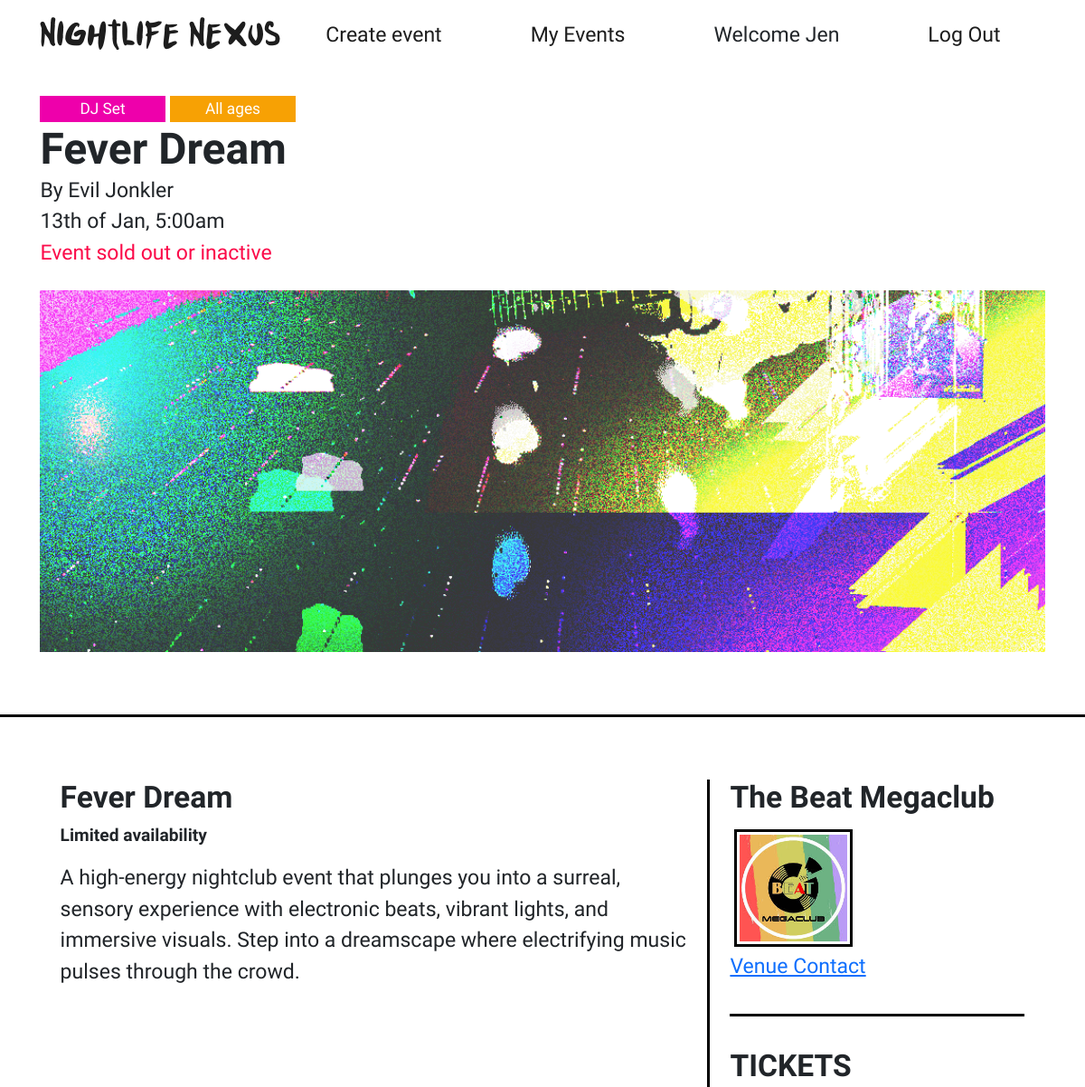
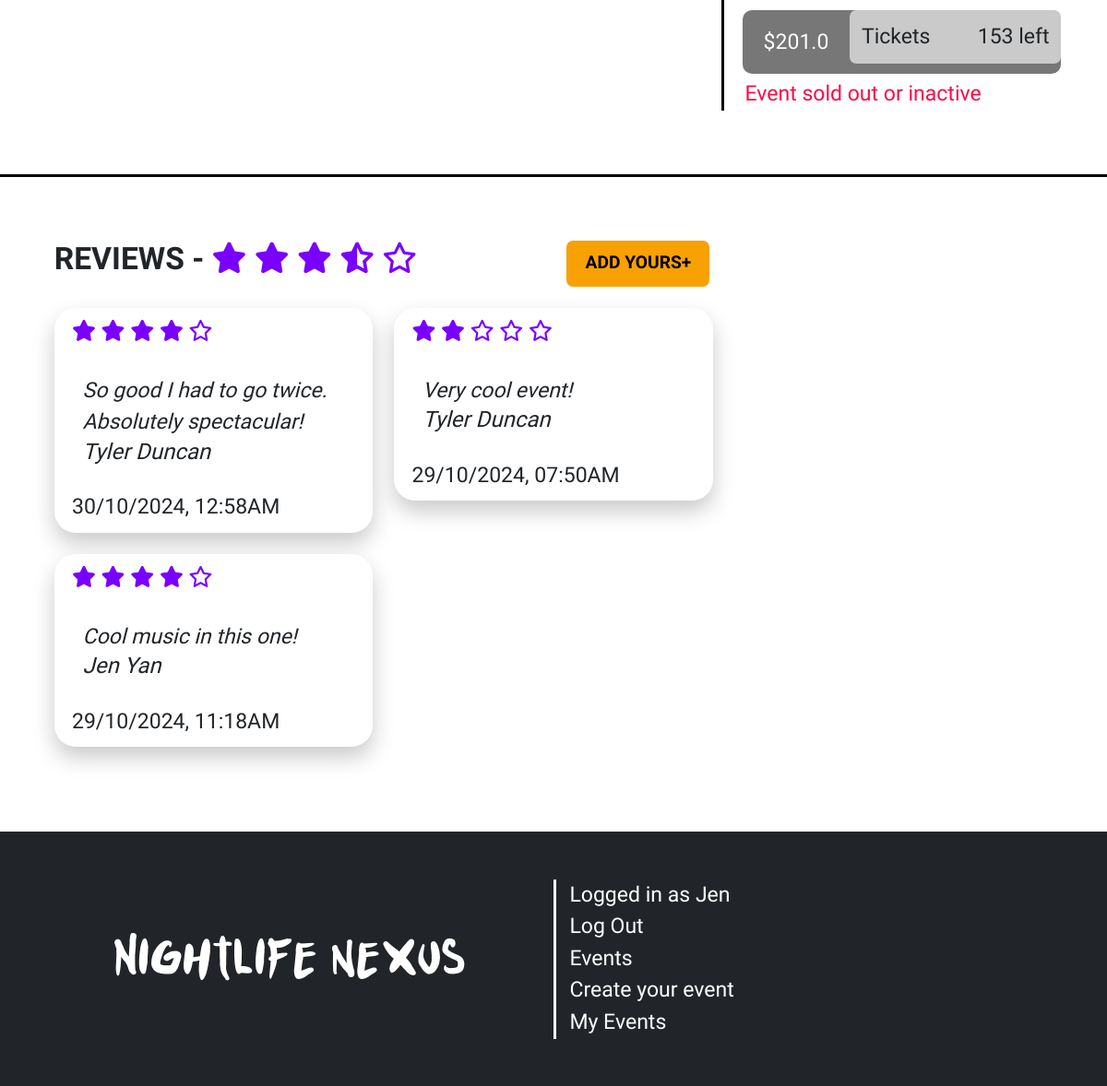
The app's page /events/2 (signed in) with its own data (2 pictures, top to bottom).
### website/models.py (models this page shows, shortened)
class User(db.Model, UserMixin):
    __tablename__ = 'users'
    id = db.Column(db.Integer, primary_key=True)
    first_name = db.Column(db.String(50), nullable=False)
    surname = db.Column(db.String(50), nullable=False)
    email = db.Column(db.String(120), unique=True, nullable=False)
    password = db.Column(db.String(255), nullable=False)  # Make sure to hash passwords in practice
    contact_number = db.Column(db.String(15), nullable=False)
    street_address = db.Column(db.String(255), nullable=False)

class Events(db.Model):
    __tablename__ = 'events'
    id = db.Column(db.Integer, primary_key=True)
    title = db.Column(db.String(50), nullable=False)
    desc = db.Column(db.String(200), nullable=False)
    image = db.Column(db.String(100), nullable=False)  # Store the image file path
    date = db.Column(db.Integer, nullable=False)       # Store the selected date of the event
    month = db.Column(db.String(3), nullable=False)    # Store the selected month ('Jan', 'Feb')
    nightclub = db.Column(db.String(50), nullable=False)
    event_type = db.Column(db.String(50), nullable=False)
    age_range = db.Column(db.String(50), nullable=False)
    user_id = db.Column(db.Integer, db.ForeignKey('users.id'))
    time = db.Column(db.String(7), nullable=False)
    price = db.Column(db.Float(2), nullable=False)
    tickets = db.Column(db.Integer, nullable=False)

class Review(db.Model):
    __tablename__ = 'reviews'
    id = db.Column(db.Integer, primary_key=True)
    rating = db.Column(db.Integer, nullable=False)
    review_text = db.Column(db.String(500), nullable=False)
    author = db.Column(db.String(100), nullable=False, default='Anonymous')
    date_posted = db.Column(db.DateTime, default=datetime.utcnow())
    user_id = db.Column(db.Integer, db.ForeignKey('users.id'), nullable=False)  # Linking to the User model
    event_id = db.Column(db.Integer, db.ForeignKey('events.id'), nullable=False)  # Linking to the Events model

### website/events.py (the view)
@event_bp.route('/<id>')
def show(id):
    bookingForm = BookEvent()
    event = db.session.scalar(db.select(Events).where(Events.id == id))
    creator = db.session.scalar(db.select(User).where(User.id == event.user_id))
    status = inactive(event.date, event.month)
    event.date = ordinal(event.date)
    reviews = Review.query.filter_by(event_id=id).order_by(Review.date_posted.desc()).all()
    sum = 0
    avg = 0
    if reviews:
        for i in reviews:
           sum += i.rating
        avg = round((sum / len(reviews))*2)/2
    if not event:
        abort(404)
    return render_template('events/event.html', event=event, form=bookingForm, creator=creator, reviews=reviews, inactive=status, reviewAvg=avg )

### website/__init__.py (called while the page is built)
def inactive(date, month):
   months = ['Jan','Feb','Mar','Apr','May','Jun','Jul','Aug','Sep','Oct','Nov','Dec']
   curr = datetime.today().strftime('%Y-%m-%d')
   eventDate = datetime.strptime(f'{date}/{months.index(month)+1}/{curr[:4]}', "%d/%m/%Y")
   if datetime.now().date() > eventDate.date():
      return True
   else:
      return False

def ordinal(n: int):
    if 11 <= (n % 100) <= 13:
        suffix = 'th'
    else:
        suffix = ['th', 'st', 'nd', 'rd', 'th'][min(n % 10, 4)]
    return str(n) + suffix

def create_app():
    app = Flask(__name__)  # This is the name of the module/package that is calling this app
    app.debug = True
    app.secret_key = 'somesecretkey'
    app.config['SQLALCHEMY_DATABASE_URI'] = 'sqlite:///event_booking.db'  # Use one database
    app.config['SQLALCHEMY_TRACK_MODIFICATIONS'] = False  # To suppress SQLAlchemy warning
    db.init_app(app)
    Bootstrap5(app)
    login_manager = LoginManager()
    login_manager.login_view = 'auth.login'
    login_manager.init_app(app)
    from .models import User
    @login_manager.user_loader
    def load_user(user_id):
        return db.session.scalar(db.select(User).where(User.id == user_id))
    from . import views
    app.register_blueprint(views.main_bp)
    from . import events
    app.register_blueprint(events.event_bp)
    from . import auth
    app.register_blueprint(auth.auth_bp)
    return app

### website/templates/events/event.html (shortened to what this page needs)
{% extends 'base.html' %}
{% from 'bootstrap5/form.html' import render_form %}
{% block content %}
<div class="event">
    <div class="container">
        <div class="row">
            <div class="col">
                <span class="badge ev-{{ event.event_type}}">
                    {% if event.event_type == 'theme' %}Themed Party{% elif event.event_type == 'rave' %}Rave{% else %}DJ Set{% endif %}
                </span>
                <span class="badge age-{{ event.age_range }}">
                    {% if event.age_range == 'ov18' %}Over 18s{% elif event.age_range == 'un18' %}Under 18s{% else %}All ages{% endif %}
                </span>
                <h1>{{ event.title }}</h1>
                <p>By {{ creator.first_name }} {{ creator.surname }}</p>
                <p>{{ event.date }} of {{ event.month }}, {{ event.time }}</p>
                {% if event.tickets == 0 or inactive %}
                <p style="color: var(--main-red)">Event sold out or inactive</p>
                {% endif %}
                <div class="bg-event" style="background-image: url({{event.image}})"></div>
            </div>
        </div>
    </div>
    <div class="border-top"></div>
    <div class="container">
        <div class="row row-spacing">
            <div class="col-lg-8 border-end">
                <h3>{{event.title}}</h3>
                {% if event.tickets == 0 %}
                <h6 style="color: var(--main-red)">Event sold out</h6>
                {% else %}
                <h6>Limited availability</h6>
                {% endif %}
                <p>{{event.desc}}<br><br></p>
            </div>
            <div class="col-lg-4">
                <div class="row">
                    <div class="col">
                        <h3>{{event.nightclub}}</h3>
                        <div class="d-flex">
                            <img class="img-thumbnail" src="/static/img/{{ event.nightclub }}.jpg">
                        </div>
                        <a href="https://www.youtube.com/watch?v=yfvNM_opeJc">Venue Contact</a>
                    </div>
                </div>
                <div class="border-top spacing"></div>
                <div class="row tickets">
                    <h3>TICKETS</h3>
                    {% if event.tickets == 0 or inactive %}
                        <span class="btn-ticket disabled">
                            ${{ event.price }}
                            <button type="button" class="btn">
                                <span class="float-start">Tickets</span>
                                <span class="float-end">{{ event.tickets }} left</span>
                            </button>
                        </span>
                        <p style="color: var(--main-red)">Event sold out or inactive</p>
                    {% endif %}
                </div>
            </div>
        </div>
    </div>
    <div class="border-top spacing"></div>
    <div class="container">
        <div class="row row-spacing">
            <div class="col-md-6">
                <h3>REVIEWS -
                {% if reviews %}
                    {% for i in range(1,6) %}
                    <i class="{% if (reviewAvg-i) == -0.5 %}fa-solid fa-star-half-stroke{% elif reviewAvg >= i %}fa-solid fa-star{%else%}fa-regular fa-star{%endif%}"></i>
                    {% endfor %}
                {% else %}
                    No reviews
                {% endif %}
                </h3>
            </div>
            <div class="col-md-6">
                <button class="btn btn-review" type="button" data-bs-toggle="collapse" data-bs-target="#addReview" aria-expanded="false" aria-controls="addReview">Add yours</button>
            </div>
            <div class="col-md-12 reviews">
                {% for review in reviews %}
                    <div class="card">
                        <div class="card-header">
                            {% for i in range(1, 6) %}
                                <i class="fa {% if i <= review.rating %}fa-solid{% else %}fa-regular{% endif %} fa-star"></i>
                            {% endfor %}
                        </div>
                        <div class="card-body">
                            <p>{{ review.review_text }}</p>
                            <h5>{{ review.author }}</h5>
                        </div>
                        <div class="card-footer d-flex align-items-center">
                            <div class="d-flex flex-column">
                                <p>{{ review.date_posted.strftime('%d/%m/%Y, %I:%M%p') }}</p>
                            </div>
                        </div>
                    </div>
                {% endfor %}
            </div>
        </div>
    </div>
</div>
{% endblock %}

### website/templates/base.html (shortened to what this page needs)
<html lang="en">
<head>
    <link href="https://cdn.jsdelivr.net/npm/bootstrap@5.3.3/dist/css/bootstrap.min.css" rel="stylesheet">
    <link href="/static/style/style.css" rel="stylesheet">
</head>
<body>
    <main class="{{background}}">
        <header class="navbar navbar-expand-lg flex-column">
            <div class="container">
                <a href="/"><h3 class="logo">Nightlife Nexus</h3></a>
                <div class="collapse navbar-collapse" id="navbar">
                    <ul class="navbar-nav nav w-100">
                        <li class="nav-item flex-fill"><a href="{{ url_for('events.create') }}">Create event</a></li>
                        <li class="nav-item flex-fill"><a href="{{ url_for('events.bookings') }}">My Events</a></li>
                        {% if current_user.is_authenticated %}
                        <li class="nav-item flex-fill"><p style="margin: 0">Welcome {{current_user.first_name}}</p></li>
                        <li class="nav-item flex-fill"><a href="{{ url_for('auth.logout') }}">Log Out</a></li>
                        {% else %}
                        <li class="nav-item flex-fill"><a href="{{ url_for('auth.register') }}">Register</a></li>
                        <li class="nav-item flex-fill"><a href="{{ url_for('auth.login') }}">Log In</a></li>
                        {% endif %}
                    </ul>
                </div>
            </div>
        </header>
        {% block content %}
        {% endblock %}
    </main>
    <footer>
        <div class="container">
            <div class="row align-items-center">
                <div class="col-md-6 d-flex justify-content-center align-items-center">
                    <h1 class="logo">Nightlife nexus</h1>
                </div>
                <div class="col-md-6 d-flex border-start align-items-center">
                    <ul class="list-group list-group-flush">
                        {% if current_user.is_authenticated %}
                        <li class="list-group-item"><p style="margin:0; color: white">Logged in as {{current_user.first_name}}</p></li>
                        <li class="list-group-item"><a href="{{ url_for('auth.logout') }}">Log Out</a></li>
                        {% else %}
                        <li class="list-group-item"><a href="{{ url_for('auth.login') }}">Log In</a></li>
                        {% endif %}
                        <li class="list-group-item"><a href="/">Events</a></li>
                        <li class="list-group-item"><a href="/events/create">Create your event</a></li>
                        <li class="list-group-item"><a href="/bookings">My Events</a></li>
                    </ul>
                </div>
            </div>
        </div>
    </footer>
</body>
</html>

### website/static/style/style.css (style rules this page uses)
:root { --main-blue: #0083ff; --main-purple: #7900ff; --main-pink: #ee00ab; --main-green: #00eeb1; --main-yellow: #f7e204; --main-red: #fb0a49; --main-orange: #f7a104; --purple-2: #4b3bff; --main-grey: #cacaca; }
html, body { font-family: "Lexend", sans-serif; font-weight: 400; font-size: 1.2em; min-height: 100vh; }
.navbar { text-align: center; padding: 1rem; }
.navbar a, .navbar button { transition: 200ms ease-in-out; color: #1d1d1d; text-decoration: none; }
footer a, footer button { transition: 200ms ease-in-out; }
.logo { font-family: "Punkboy"; margin: 0; text-align: center; }
h1, h2, h3 { font-family: "Lexend Exa", system-ui; font-optical-sizing: auto; font-weight: 700; font-style: normal; }
footer { background: var(--bs-body-color); min-height: 12em; display: flex; align-items: center; justify-content: center; color: white; }
footer ul { text-align: left; }
footer .list-group-item { background: none; padding: 0.2em; }
footer a, footer button { color: white; text-decoration: none; padding: 0; }
footer .border-end, footer .border-start { border-color: white !important; }
ul { margin-bottom: 0; }
.list-group-flush .list-group-item { border: none; background: transparent; padding: 0; }
.card { box-shadow: 0 0.5em 1em #cacaca; border: none; border-radius: 0px; overflow: clip; border-radius: 0; }
.card h5, .card p { margin: 0; }
.badge { display: inline-block; border-radius: 0; font-weight: 500; }
.ev-dj { background: var(--main-pink) }
.age-all { background: var(--main-orange) }
.event { margin-top: 1em; }
.event .badge { min-width: 8em; }
.event p, h1 { margin: 0; }
.bg-event { height: 50vh; width: auto; margin: 1em 0 3em 0; background-size: cover; background-position: 100% 100%; }
.border-top, .border-bottom, .border-end, .border-start { border-color: black !important; border-width: 3px !important; }
.event h6 { font-weight: 600; margin-bottom: 1em; }
.row-spacing { margin: 3em 0; }
.event .col-lg-8, .event .col-lg-4 { padding: 0 2%; }
.img-thumbnail { border: 3px black solid; padding: 3px; border-radius: 0; margin-right: 1em; margin: 5px; height: fit-content !important; width: 40%; }
.spacing { margin: 1.5em 0; }
.btn-ticket { font-size: 1.2rem; display: flex; padding: 0; justify-content: space-between; background: black; width: 15em; margin: 0.2em 0.5em; color: white; height: 3em; border-radius: 10px; padding-left: 1em; align-items: center; }
.btn-ticket .btn { font-size: 1.2rem; background: linear-gradient(to right, var(--main-grey) 0%, var(--main-grey) 50%, var(--purple-2) 50%, var(--main-purple) 100%); background-size: 210% 100%; background-position: 1%; width: 11em; padding: 0 0.5em; height: 2.5em; margin-bottom: 0.5em; transition: 200ms ease-in-out; margin-left: 1em; }
.btn-ticket.disabled { background: #777; }
.btn-ticket.disabled .btn { cursor: not-allowed; }
.btn-review { background: var(--main-orange); color: black; padding: 0.5em 1em; font-weight: bold; text-transform: uppercase; }
.btn-review[aria-expanded="false"]::after { content: "+"; }
.reviews { margin-top: 1em; columns: 300px auto; }
.fa-star, .fa-star-half-stroke { color: var(--main-purple); }
.reviews .card-header, .reviews .card-footer { border: none; background: none; }
.reviews .card-body { background: white; font-style: italic; border-radius: 10px 10px 10px 2em; margin: 0 0.5em; }
.reviews .card { border-radius: 1em; width: 100%; display: inline-block; margin-bottom: 1em; }

### records on screen
User: first_name "Jen"
Events: title "Fever Dream", date "13th", month "Jan", time "5:00am", image (picture), desc "A high-energy nightclub event that plunges you into a surreal, sensory experience with electronic beats, vibrant lights, and immersive visuals. Step into a dreamscape where electrifying music pulses through the crowd.", nightclub "The Beat Megaclub", nightclub (picture), price "201.0", tickets "153"
User: first_name "Evil", surname "Jonkler"
Review: rating 4 (drawn), review_text "So good I had to go twice. Absolutely spectacular!", author "Tyler Duncan", date_posted "30/10/2024, 12:58AM"
Review: rating 4 (drawn), review_text "Cool music in this one!", author "Jen Yan", date_posted "29/10/2024, 11:18AM"
Review: rating 2 (drawn), review_text "Very cool event!", author "Tyler Duncan", date_posted "29/10/2024, 07:50AM"
